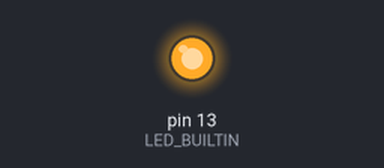
Simulated run of this sketch. Board: Arduino Uno, built with avr-gcc and run on an emulated ATmega328P. Parts: output pins drawn as LEDs (lit = HIGH).

Above: at 1.25 s.
At 8.7 s:
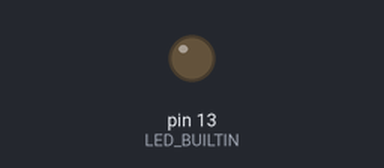
Timing chart, 0 to 12.0 s (numbered marks = the images above):
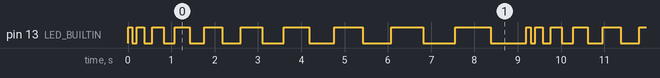

The sketch:

Blink.ino
```cpp
int i = 0;
int blinkDelay = 0;

// the setup function runs once when you press reset or power the board
void setup() {
  // initialize digital pin LED_BUILTIN as an output.
  pinMode(LED_BUILTIN, OUTPUT);
}

// the loop function runs over and over again forever
void loop() {
  if (i > 9) {
    i = 0;
  }

  blinkDelay = 100 + (i * 80);

  digitalWrite(LED_BUILTIN, HIGH);
  delay(blinkDelay);
  digitalWrite(LED_BUILTIN, LOW);
  delay(blinkDelay);

  i++;
}
```

Measured:
- by itself, pin 13 (LED_BUILTIN): repeats every 9.2 s: LOW 0.10 s, HIGH 0.18 s, LOW 0.18 s, HIGH 0.26 s, LOW 0.26 s, HIGH 0.34 s, LOW 0.34 s, HIGH 0.42 s, LOW 0.42 s, HIGH 0.50 s, LOW 0.50 s, HIGH 0.58 s, LOW 0.58 s, HIGH 0.66 s, LOW 0.66 s, HIGH 0.74 s, LOW 0.74 s, HIGH 0.82 s, LOW 0.82 s, HIGH 0.10 s
- by itself, everything shown: repeats every 9.2 s, in 20 steps
